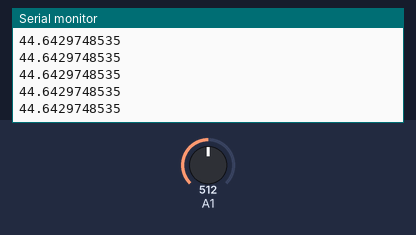
The sketch below on a simulated Arduino Uno, built with avr-gcc and run on an emulated ATmega328P. Shown: the last lines printed to the serial monitor. The test bench sets the inputs (shaded band); at power-on: A1 = 512.

Above: at 1.2 s.
1.3 s: A1 set to 0
At 2.0 s:
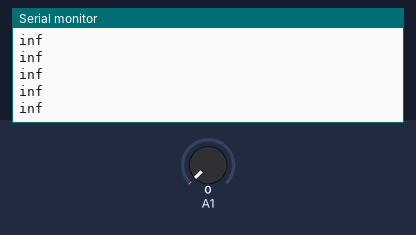
3.2 s: A1 set to 60
At 4.2 s:
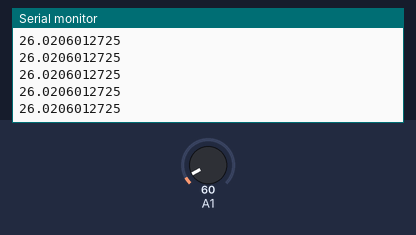
Timing chart, 0 to 6.2 s (numbered marks = the images above; inputs shaded):
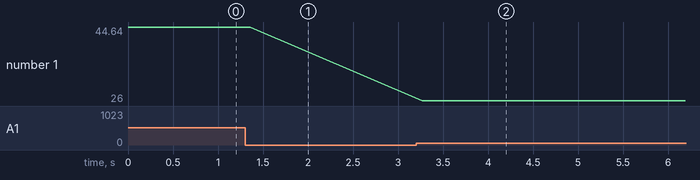

The sketch:

Sound_sensor.ino
```cpp
float deb;
void setup() {
  pinMode(A1, INPUT);
  Serial.begin(9600);
}

void loop() {
  uint32_t start_time = millis();
while((millis()-start_time) < 50) //sample for 0.1 Sec
{
  float n = analogRead(A1);
  deb = 20 * log10(n/3);
  Serial.println(deb, DEC);
}

}
```

Measured:
- after the input at 1.3 s, the serial monitor: prints a new line after 0.07 s (image 1)
- after the input at 3.2 s, the serial monitor: prints a new line after 0.07 s (image 2)
- plotted number 1: 44.64 → 26 after the input at 3.2 s
